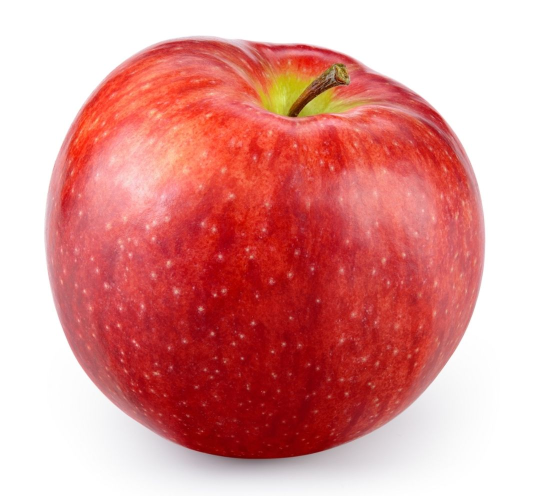
//> input picture lessons/opencv/素材/apple.jpg, 1073 x 992 px (shown at 1/2 size)
$ ./4.2-apple   (built with g++ and OpenCV 4)
//> lines starting //> are read from the running program, lines starting //| are printed output that depends on the picture; after the words box and inside, x2 and y2 are one past the last pixel; in counts of white or black regions, pixels touching at a corner belong together
#include <algorithm>
#include <iostream>
#include <string>
#include <vector>

#include <opencv2/core.hpp>
#include <opencv2/imgproc.hpp>
#include <opencv2/imgcodecs.hpp>

namespace {

void place(cv::Mat& panel, const cv::Mat& image, int x, int y, int width,
           int height, const std::string& label) {
    const int label_height = 28;
    cv::rectangle(panel, cv::Rect(x, y, width, label_height),
                  cv::Scalar(245, 245, 245), cv::FILLED);
    cv::putText(panel, label, cv::Point(x + 8, y + 20),
                cv::FONT_HERSHEY_SIMPLEX, 0.55, cv::Scalar(30, 30, 30), 1,
                cv::LINE_AA);

    const int inner_width = width - 16;
    const int inner_height = height - label_height - 16;
    const double scale = std::min(static_cast<double>(inner_width) / image.cols,
                                  static_cast<double>(inner_height) / image.rows);
    const int shown_width = std::max(1, cvRound(image.cols * scale));
    const int shown_height = std::max(1, cvRound(image.rows * scale));
    cv::Mat shown;
    cv::resize(image, shown, cv::Size(shown_width, shown_height), 0, 0,
               cv::INTER_AREA);
    const int left = x + (width - shown_width) / 2;
    const int top = y + label_height + (inner_height - shown_height) / 2 + 8;
    shown.copyTo(panel(cv::Rect(left, top, shown_width, shown_height)));
}

cv::Mat redMask(const cv::Mat& hsv, bool with_high_side) {
    cv::Mat low;
    cv::inRange(hsv, cv::Scalar(0, 80, 60), cv::Scalar(10, 255, 255), low);
    if (!with_high_side) {
        return low;
    }
    cv::Mat high;
    cv::inRange(hsv, cv::Scalar(170, 80, 60), cv::Scalar(179, 255, 255),
                high);
    cv::Mat mask;
    cv::bitwise_or(low, high, mask);
    return mask;
}

}  // namespace

int main() {
    cv::Mat image = cv::imread("../素材/apple.jpg", cv::IMREAD_COLOR);
//> image is the input picture: 992 rows x 1073 cols, CV_8UC3; mean B, G, R 147.1, 149.3, 223.1
    if (image.empty()) {
        std::cout << "无法读取素材" << '\n';
        return 1;
    }

    cv::Mat hsv;
    cv::cvtColor(image, hsv, cv::COLOR_BGR2HSV);
//> hsv: 992 rows x 1073 cols, CV_8UC3; mean H, S, V 54.1, 101.7, 223.1

    const cv::Mat low = redMask(hsv, false);
//> in redMask, `cv::inRange(hsv, cv::Scalar(0, 80, 60), cv::Scalar(10, 255, 255), low);`:
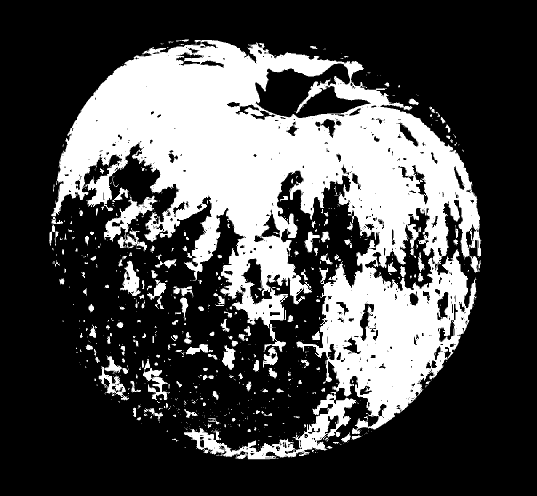
//> low: 992 rows x 1073 cols, CV_8UC1 (shown at 1/2 size); 29.7% white; 844 white regions (658 under 20 px), largest, box (x1, y1, x2, y2) and area: (102, 80, 963, 868) 279132, (368, 787, 712, 919) 10157, (208, 391, 314, 503) 3691
    const cv::Mat union_mask = redMask(hsv, true);
//> call 2 of redMask, with with_high_side = true
//> in redMask (call 2), `cv::inRange(hsv, cv::Scalar(170, 80, 60), cv::Scalar(179, 255, 255), h..`:
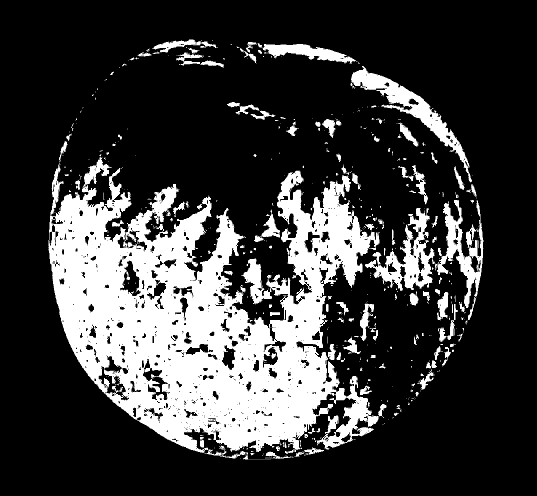
//> high: 992 rows x 1073 cols, CV_8UC1 (shown at 1/2 size); 23.5% white; 645 white regions (512 under 20 px), largest, box (x1, y1, x2, y2) and area: (97, 314, 773, 917) 203814, (730, 400, 967, 616) 14055, (701, 132, 944, 365) 8602
//> in redMask (call 2), `cv::bitwise_or(low, high, mask);`: mask: 992 rows x 1073 cols, CV_8UC1; 53.2% white; 92 black regions (76 under 20 px), largest, box (x1, y1, x2, y2) and area: (0, 0, 1073, 992) 477112, (510, 127, 742, 236) 13785, (225, 285, 321, 415) 5484
    std::cout << "red 0-10 nonzero=" << cv::countNonZero(low) << '\n';
//| red 0-10 nonzero=316113
    cv::Mat high;
    cv::inRange(hsv, cv::Scalar(170, 80, 60), cv::Scalar(179, 255, 255),
                high);
    std::cout << "red 170-179 nonzero=" << cv::countNonZero(high) << '\n';
//| red 170-179 nonzero=250569
    std::cout << "union nonzero=" << cv::countNonZero(union_mask) << '\n';
//| union nonzero=566682

    cv::Mat closed;
    cv::morphologyEx(union_mask, closed, cv::MORPH_CLOSE,
                     cv::getStructuringElement(cv::MORPH_ELLIPSE,
                                               cv::Size(7, 7)));
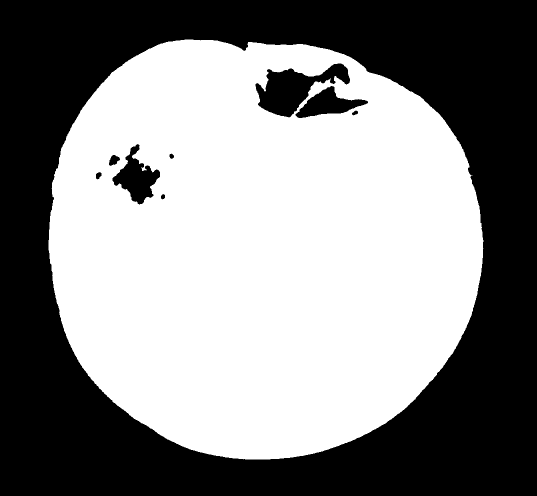
//> closed: 992 rows x 1073 cols, CV_8UC1 (shown at 1/2 size); 53.4% white; 9 black regions
    std::cout << "closed nonzero=" << cv::countNonZero(closed) << '\n';
//| closed nonzero=568129

    std::vector<std::vector<cv::Point>> contours;
    cv::findContours(closed.clone(), contours, cv::RETR_EXTERNAL,
                     cv::CHAIN_APPROX_SIMPLE);
//> contours = 2 contours, 1 with area under 20; largest, box (x1, y1, x2, y2) and area: (97, 79, 967, 919) 586128
    std::vector<std::vector<cv::Point>> kept;
    for (const std::vector<cv::Point>& contour : contours) {
        if (cv::contourArea(contour) >= 1000.0) {
            kept.push_back(contour);
        }
    }
//> this loop made 2 passes
//> contour on pass 1: 1 Point (x, y): [944, 350]
    std::cout << "contours>=1000: " << kept.size() << '\n';
//| contours>=1000: 1

    int apples = 0;
    int largest_area = 0;
    cv::Rect largest_box;
    for (const std::vector<cv::Point>& contour : kept) {
        const int area = cvRound(cv::contourArea(contour));
        if (area > largest_area) {
            largest_area = area;
            largest_box = cv::boundingRect(contour);
        }
        ++apples;
    }
//> this loop made 1 pass
//> (area, largest_area, largest_box) on pass 1: (586128, 586128, Rect(97, 79, 870, 840))
//> after the loop, largest_area = 586128; apples = 1
    std::cout << "largest area=" << largest_area << '\n';
//| largest area=586128
    std::cout << "box=(" << largest_box.x << ", " << largest_box.y << ", "
              << largest_box.width << ", " << largest_box.height << ")\n";
//| box=(97, 79, 870, 840)
    std::cout << "apples=" << apples << '\n';
//| apples=1

    cv::Mat annotated = image.clone();
    for (const std::vector<cv::Point>& contour : kept) {
        const cv::Rect box = cv::boundingRect(contour);
        cv::rectangle(annotated, box, cv::Scalar(0, 255, 0), 3);
        cv::drawContours(annotated, std::vector<std::vector<cv::Point>>{contour},
                         -1, cv::Scalar(0, 200, 255), 2);
    }
//> this loop made 1 pass
//> box on pass 1: Rect(97, 79, 870, 840)
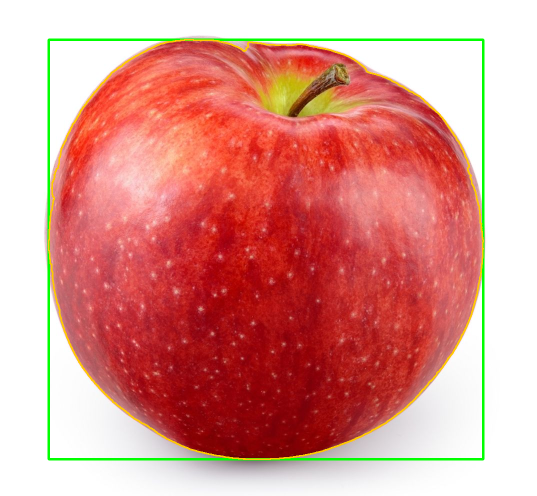
//> annotated: 992 rows x 1073 cols, CV_8UC3 (shown at 1/2 size); 2.4% of pixels changed, all inside (x1, y1, x2, y2) = (95, 77, 969, 921)
    cv::putText(annotated, "apples=" + std::to_string(apples),
                cv::Point(24, 48), cv::FONT_HERSHEY_SIMPLEX, 1.1,
                cv::Scalar(0, 255, 0), 2, cv::LINE_AA);
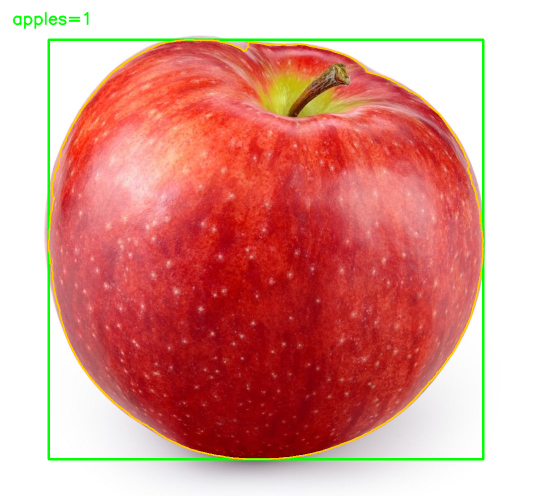
//> annotated: 992 rows x 1073 cols, CV_8UC3 (shown at 1/2 size); 0.18% of pixels changed, all inside (x1, y1, x2, y2) = (25, 23, 178, 58)

    cv::Mat low_color;
    cv::cvtColor(low, low_color, cv::COLOR_GRAY2BGR);
    cv::Mat union_color;
    cv::cvtColor(closed, union_color, cv::COLOR_GRAY2BGR);
//> union_color: 992 rows x 1073 cols, CV_8UC3; 53.4% white; 9 black regions, largest, box (x1, y1, x2, y2) and area: (0, 0, 1073, 992) 477020, (511, 127, 700, 235) 9259, (225, 288, 320, 409) 5146

    const int cell_width = 360;
    const int cell_height = 430;
    cv::Mat panel(cell_height, 4 * cell_width, CV_8UC3,
                  cv::Scalar(255, 255, 255));
    place(panel, image, 0, 0, cell_width, cell_height, "original");
//> in place, `cv::rectangle(panel, cv::Rect(x, y, width, label_height), cv::Scalar(2..`: panel: 430 rows x 1440 cols, CV_8UC3; values 245 (black) and 255 (white), 98.4% white; 1 black region, box (x1, y1, x2, y2) and area: (0, 0, 360, 28) 10080
//> in place, `shown.copyTo(panel(cv::Rect(left, top, shown_width, shown_height)));`:
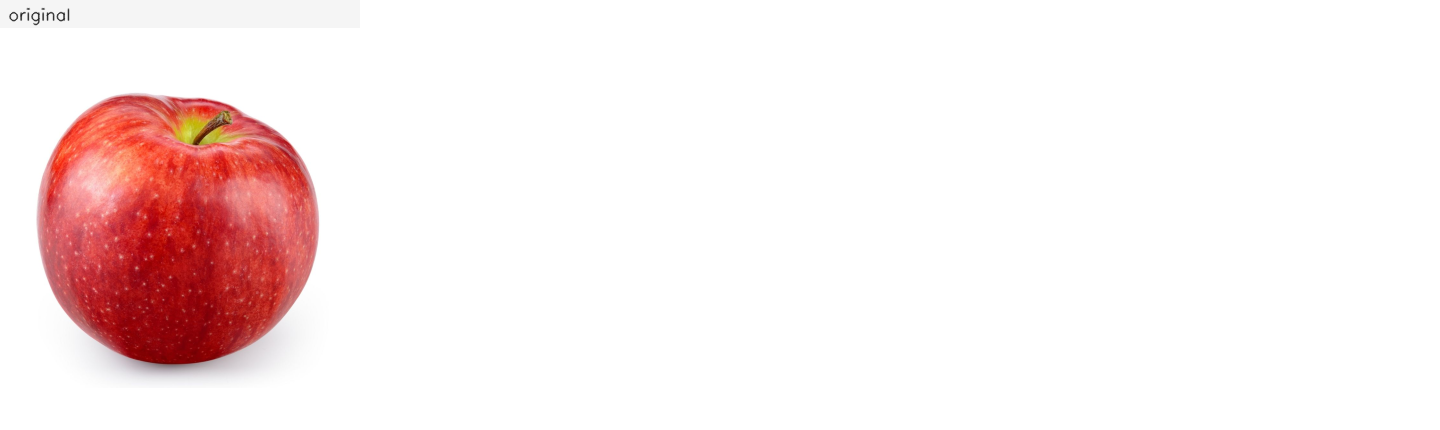
//> panel: 430 rows x 1440 cols, CV_8UC3; mean B, G, R 235.7, 236.1, 249.1
    place(panel, low_color, cell_width, 0, cell_width, cell_height, "H 0-10");
//> in place (call 2), `cv::rectangle(panel, cv::Rect(x, y, width, label_height), cv::Scalar(2..`: panel: 430 rows x 1440 cols, CV_8UC3; 1.63% of pixels changed, all inside (x1, y1, x2, y2) = (360, 0, 720, 28)
//> in place (call 2), `cv::putText(panel, label, cv::Point(x + 8, y + 20), cv::FONT_HERSHEY_S..`: panel: 430 rows x 1440 cols, CV_8UC3; mean B, G, R 235.5, 235.9, 248.9
    place(panel, union_color, 2 * cell_width, 0, cell_width, cell_height,
          "0-10 + 170-179");
//> in place (call 3), `cv::rectangle(panel, cv::Rect(x, y, width, label_height), cv::Scalar(2..`: panel: 430 rows x 1440 cols, CV_8UC3; mean B, G, R 203.7, 204, 217.1
    place(panel, annotated, 3 * cell_width, 0, cell_width, cell_height,
          "annotated");
//> call 4 of place, with x = 1080, y = 0, width = 360, height = 430, label = "annotated"
//> in place (call 4), `cv::rectangle(panel, cv::Rect(x, y, width, label_height), cv::Scalar(2..`: panel: 430 rows x 1440 cols, CV_8UC3; mean B, G, R 182.4, 182.8, 195.8
//> in place (call 4), `shown.copyTo(panel(cv::Rect(left, top, shown_width, shown_height)));`:
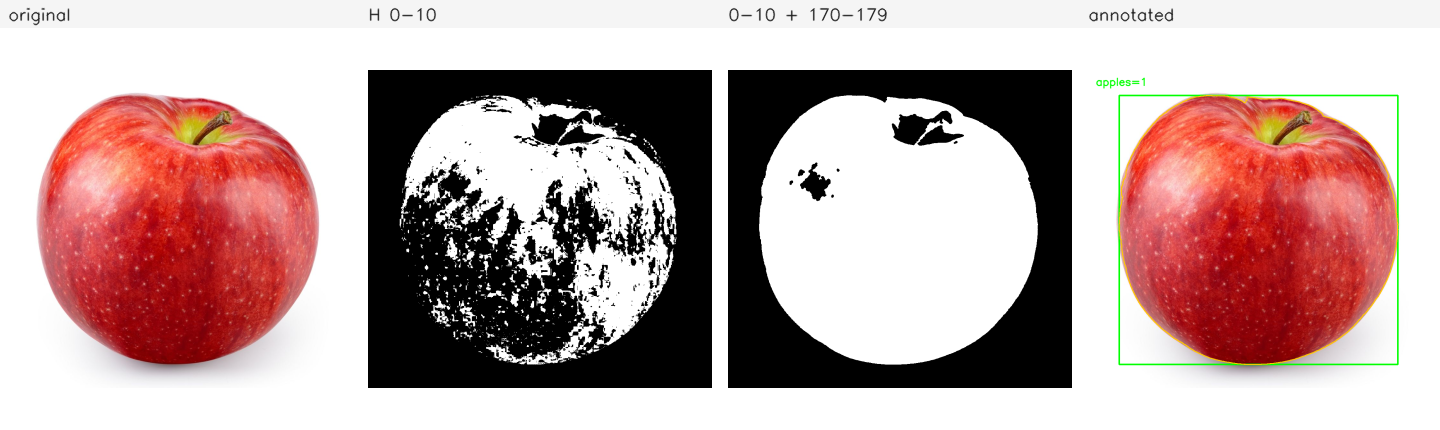
//> panel: 430 rows x 1440 cols, CV_8UC3; mean B, G, R 162.3, 164.1, 189.4
    const bool saved = cv::imwrite("out_apple.png", panel);
    std::cout << "saved out_apple.png: " << (saved ? "yes" : "no") << '\n';
//| saved out_apple.png: yes
    return 0;
}

$ run again, with lessons/opencv/素材/calib_ar.jpg copied over lessons/opencv/素材/apple.jpg
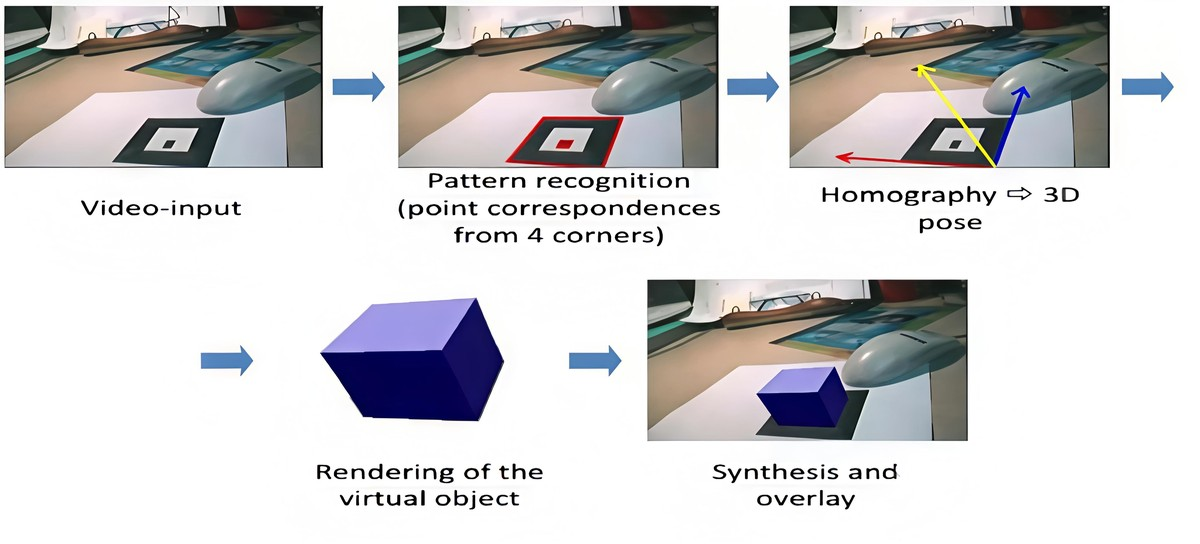
//> input picture lessons/opencv/素材/calib_ar.jpg, 1200 x 544 px
//> image is the input picture: 544 rows x 1200 cols, CV_8UC3; mean B, G, R 208.5, 207.3, 208
//> hsv: 544 rows x 1200 cols, CV_8UC3; mean H, S, V 31.5, 22.7, 213.7
//> in redMask, `cv::inRange(hsv, cv::Scalar(0, 80, 60), cv::Scalar(10, 255, 255), low);`:
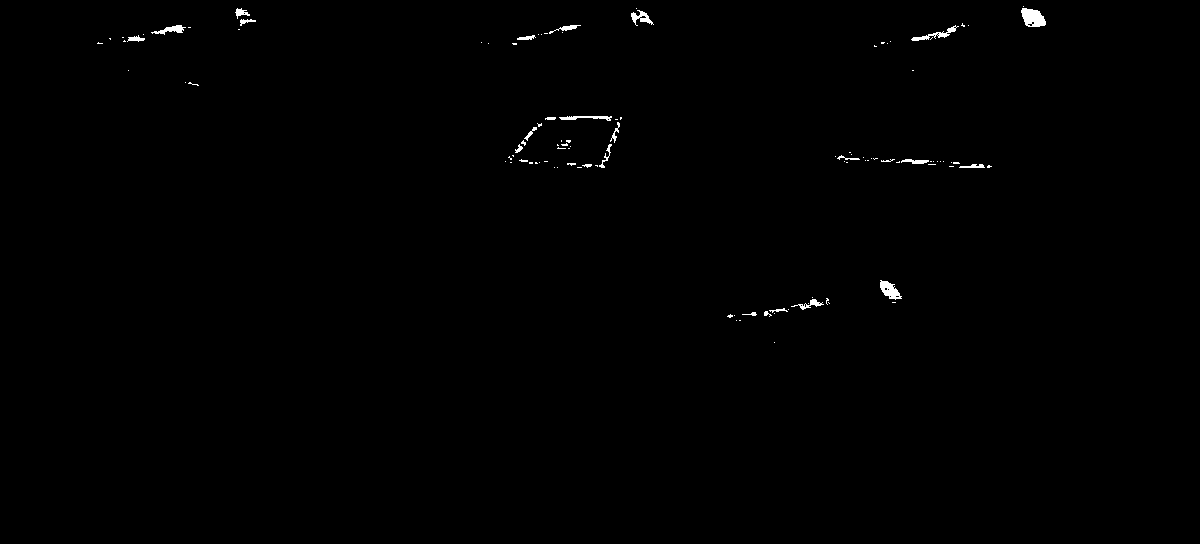
//> low: 544 rows x 1200 cols, CV_8UC1; 0.4% white; 110 white regions (85 under 20 px), largest, box (x1, y1, x2, y2) and area: (1021, 8, 1046, 27) 341, (880, 280, 902, 300) 240, (911, 25, 959, 41) 188
//> high: 544 rows x 1200 cols, CV_8UC1; 0.24% white; 40 white regions (29 under 20 px), largest, box (x1, y1, x2, y2) and area: (506, 150, 587, 168) 330, (524, 116, 607, 144) 243, (836, 152, 905, 164) 192
//> mask: 544 rows x 1200 cols, CV_8UC1; 0.64% white; 54 white regions (38 under 20 px), largest, box (x1, y1, x2, y2) and area: (505, 116, 624, 168) 1309, (835, 152, 992, 168) 658, (1021, 8, 1046, 27) 351
//| red 0-10 nonzero=2607
//| red 170-179 nonzero=1585
//| union nonzero=4192
//> closed: 544 rows x 1200 cols, CV_8UC1; 0.68% white; 35 white regions (20 under 20 px)
//| closed nonzero=4449
//> contours = 34 contours, 21 with area under 20; largest, box (x1, y1, x2, y2) and area: (505, 116, 624, 168) 4531, (835, 152, 992, 168) 510, (1021, 6, 1046, 27) 319, (235, 8, 259, 30) 275, (629, 6, 655, 27) 273
//> the loop `for (const std::vector<cv::Point>& contour : contours)` made 34 passes
//> contour on passes 1, 2, 3, 12, 13, 14, 15: 1 Point (x, y): [774, 342], 2 Points (x, y): [739, 320], [740, 320], 1 Point (x, y): [736, 320], 1 Point (x, y): [185, 82], 2 Points (x, y): [912, 70], [913, 70], 1 Point (x, y): [128, 70], 4 Points (x, y): [874, 45], [874, 46], [876, 46], [875, 46]
//| contours>=1000: 1
//> the loop `for (const std::vector<cv::Point>& contour : kept)` made 1 pass
//> (area, largest_area, largest_box) on pass 1: (4531, 4531, Rect(505, 116, 119, 52))
//> after the loop `for (const std::vector<cv::Point>& contour : kept)`: largest_area = 4531; apples = 1
//| largest area=4531
//| box=(505, 116, 119, 52)
//| apples=1
//> the loop `for (const std::vector<cv::Point>& contour : kept)` made 1 pass
//> box on pass 1: Rect(505, 116, 119, 52)
//> union_color: 544 rows x 1200 cols, CV_8UC3; 0.68% white; 35 white regions (20 under 20 px), largest, box (x1, y1, x2, y2) and area: (505, 116, 624, 168) 1330, (835, 152, 992, 168) 669, (1021, 6, 1046, 27) 354
//> shown: 156 rows x 344 cols, CV_8UC3; min 0, max 255, mean 1.7
//> in place (call 4), `shown.copyTo(panel(cv::Rect(left, top, shown_width, shown_height)));`:
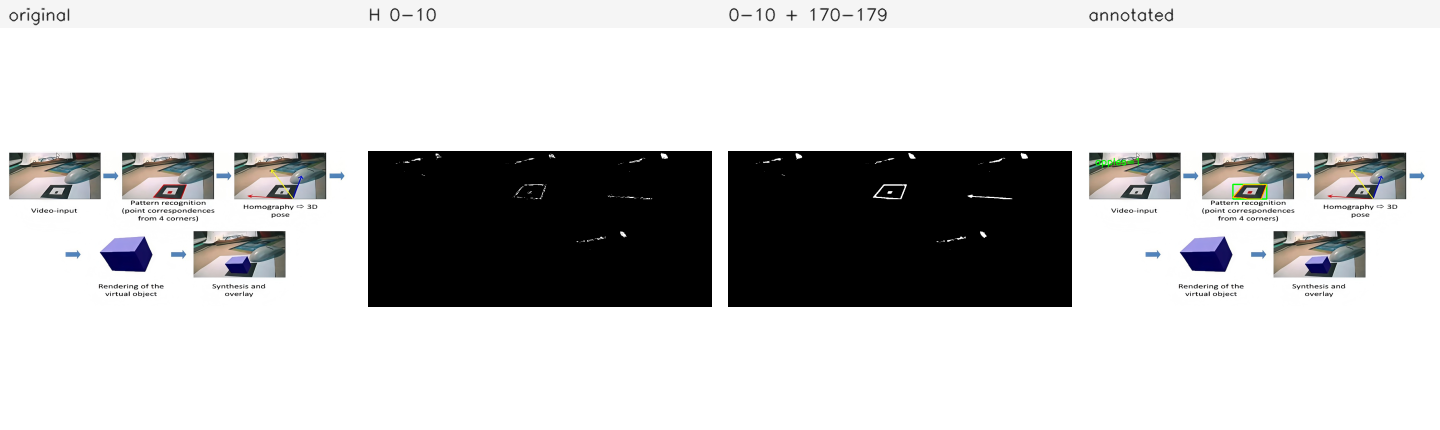
//> panel: 430 rows x 1440 cols, CV_8UC3; mean B, G, R 201.9, 201.8, 201.9
//| saved out_apple.png: yes
